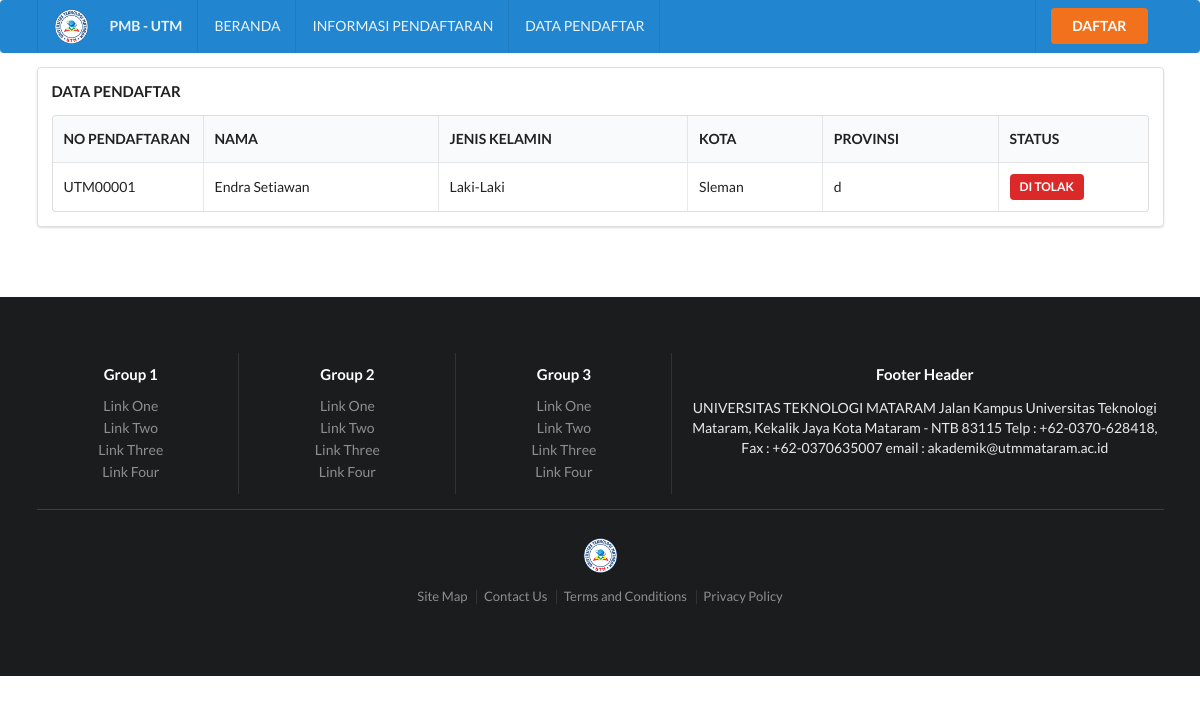
Page /data_pendaftar.php on the earlier database version.
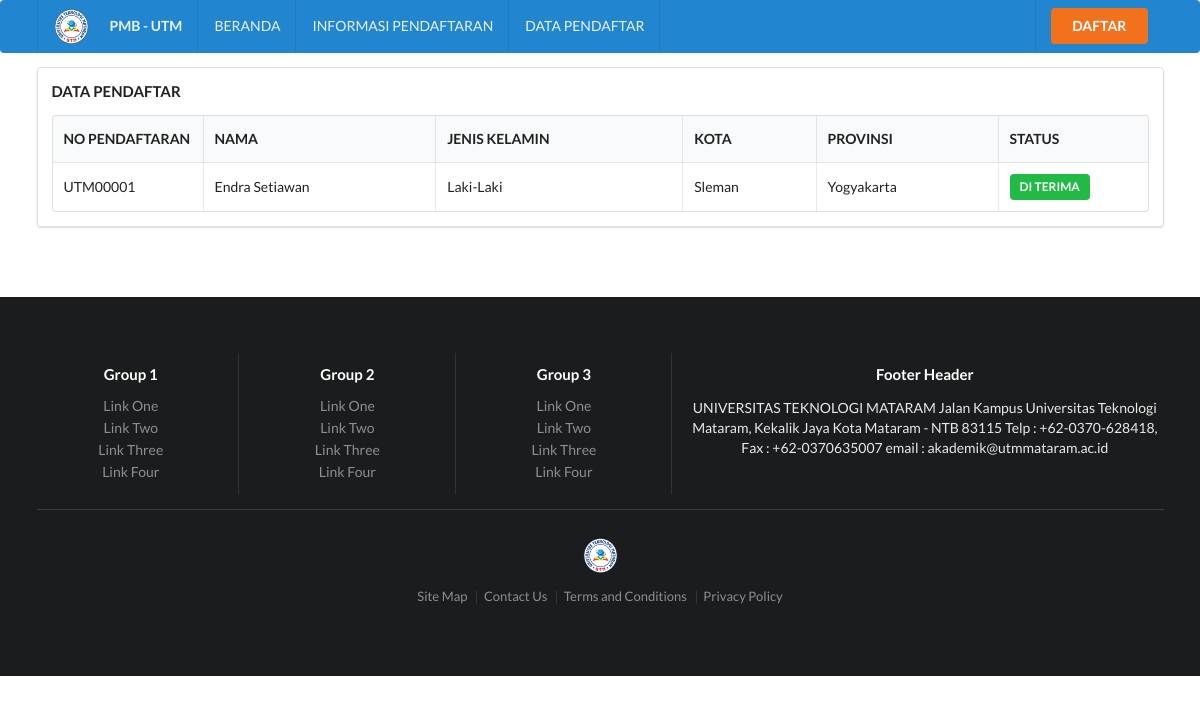
Same page on the later database version.
### tables this page shows
CREATE TABLE `pendaftar` (
  `id_pendaftar` char(15) NOT NULL,
  `nama` varchar(125) NOT NULL,
  `jenis_kelamin` int(2) NOT NULL,
  `agama` int(2) NOT NULL,
  `email` varchar(25) NOT NULL,
  `no_tlpn` char(12) NOT NULL,
  `provinsi` varchar(125) NOT NULL,
  `kota` varchar(125) NOT NULL,
  `sekolah_asal` varchar(125) NOT NULL,
  `jurusan_pilihan` int(2) NOT NULL,
  `status_pendaftaran` int(2) DEFAULT NULL,
  `foto_skhun` varchar(255) NOT NULL,
  `foto_ijazah` varchar(255) NOT NULL,
  PRIMARY KEY (`id_pendaftar`)
);

### data_pendaftar.php (the view, shortened to what this page needs)
<?php
require "include/header.php";
?>
<div class="ui segments">
    <div class="ui segment">
<h4> DATA PENDAFTAR </h4>
        <table class="ui striped celled table">
            <thead>
                <tr>
                    <th width="150px">NO PENDAFTARAN</th>
                    <th>NAMA</th>
                    <th>JENIS KELAMIN</th>
                    <th>KOTA</th>
                    <th>PROVINSI</th>
                    <th width="150px">STATUS</th>
                </tr>
            </thead>
            <tbody>
                <?php
$sql = "SELECT * FROM pendaftar";
$result = mysqli_query($conn, $sql);
if (mysqli_num_rows($result) > 0) {
    while($row = mysqli_fetch_assoc($result))
     {
         ?>
                <tr>
                    <td><?= $row['id_pendaftar']?></td>
                    <td><?= $row['nama']?></td>
                    <td>
                        <?php
                if($row['jenis_kelamin']==0)
                {
                    echo "Laki-Laki";
                }
                else
                {
                    echo "Perempuan";
                }
                ?>
                    </td>
                    <td><?= $row['kota']?></td>
                    <td><?= $row['provinsi']?></td>
                    <td>
                        <?php
                if($row['status_pendaftaran']==1)
                {
                    echo "<a class='ui orange label'>DALAM REVIEW</a>";
                }
                elseif($row['status_pendaftaran']==2)
                {
                    echo "<a class='ui green label'>DI TERIMA</a>";
                }
                else
                {
                    echo "<a class='ui red label'>DI TOLAK</a>";
                }
                ?>
                    </td>
                </tr>
                <?php
    }
} else {
    echo "0 results";
}
?>
            </tbody>
        </table>
    </div>
</div>
<?php require "include/footer.php"?>

Differences in the rows shown:
changed pendaftar "UTM00001": provinsi "d" → "Yogyakarta"; status_pendaftaran "DI TOLAK" → "DI TERIMA"
